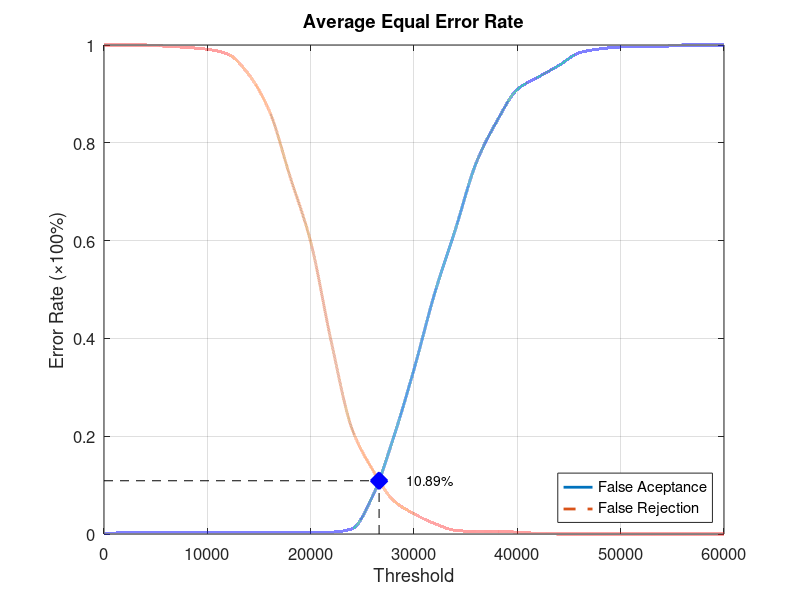
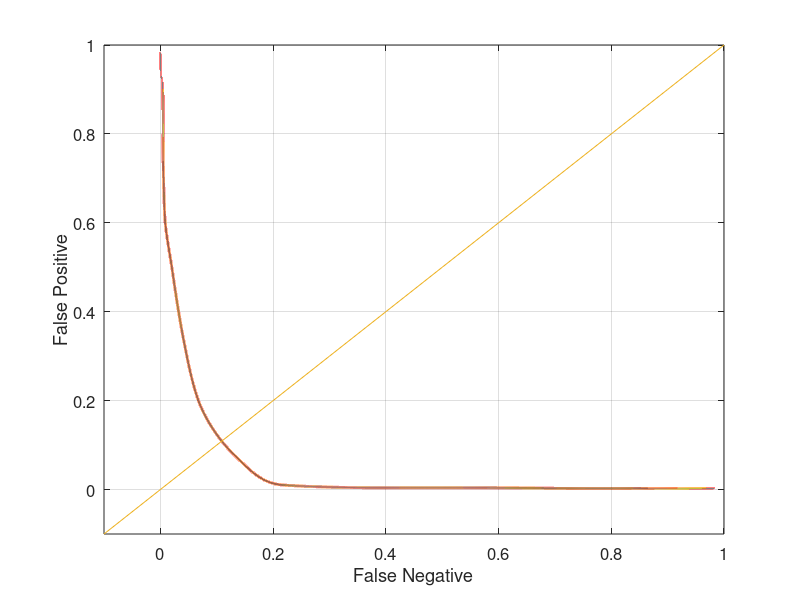

These figures' MATLAB source, in order:
function yEER = Experiment1Average
close all;
clear;
clc;
x = 0:2000:60000;
xq = 0:0.5:60000;

y0 = [0 0.00263158 0.00263158 0.00263158 0.00263158 0.00263158 0.00263158 0.00263158 0.00263158 0.00263158 0.00394737 0.00394737 0.0105263 0.0776316 0.196053 0.336842 0.492105 0.622368 0.757895 0.843421 0.909211 0.934211 0.957895 0.98421 0.992105 0.996053 0.997368 0.997368 1 1 1];
yy0 = interp1(x, y0, xq, 'pchip');
y1 = [1 1 1 0.9975 0.995 0.99125 0.98125 0.94 0.865 0.73125 0.5975 0.3925 0.215 0.13125 0.06875 0.04125 0.02125 0.0075 0.005 0.005 0.00375 0.00125 0 0 0 0 0 0 0 0 0];
yy1 = interp1(x, y1, xq, 'pchip');

% Calculating EER: 
y2 = abs(y0 - y1);
find(y2 == min(y2))
yy2 = abs(yy0 - yy1);
xEER = find(yy2 == min(yy2));
xEERIndex = xq(xEER) % X-axis EER
yEER = yy0(xEER) % Y-axis EER

main = figure
plot(xq, yy0,'-','LineWidth', 2);	hold on
plot(xq, yy1,'--','LineWidth', 2);	hold on
plot([xEERIndex xEERIndex], [0 yEER], 'k--');	hold on
plot([0 xEERIndex], [yEER yEER], 'k--');	hold on
plot(xEERIndex, yEER, 'bx', 'LineWidth', 10);	hold on
text(xEERIndex + 10 * xEERIndex / 100, yEER, [num2str(round((10000 * yEER)) / 100) '%'])
legend('False Aceptance', 'False Rejection', 'Location', 'SouthEast')
xlabel('Threshold')
ylabel('Error Rate (\times100%)')
title('Average Equal Error Rate')
set(gca, 'FontSize', 12)
axis([0 60000 0 1])
grid on

print(main, 'Experiment1AverageMain', '-dpng');
FNRxFPR = figure('Color', [1 1 1]);
plot(yy1, yy0, '-', yy1, yy0, 'LineWidth', 2);
hold on
y = -0.1:0.1:1
plot(y, y); 
set(gca, 'FontSize', 12)
xlabel('False Negative')
ylabel('False Positive')
axis([-0.1 1 -0.1 1])
set(gca, 'FontSize', 12)
grid on

print(FNRxFPR, 'Experiment1AverageFNRxFPR','-dpng');
end
